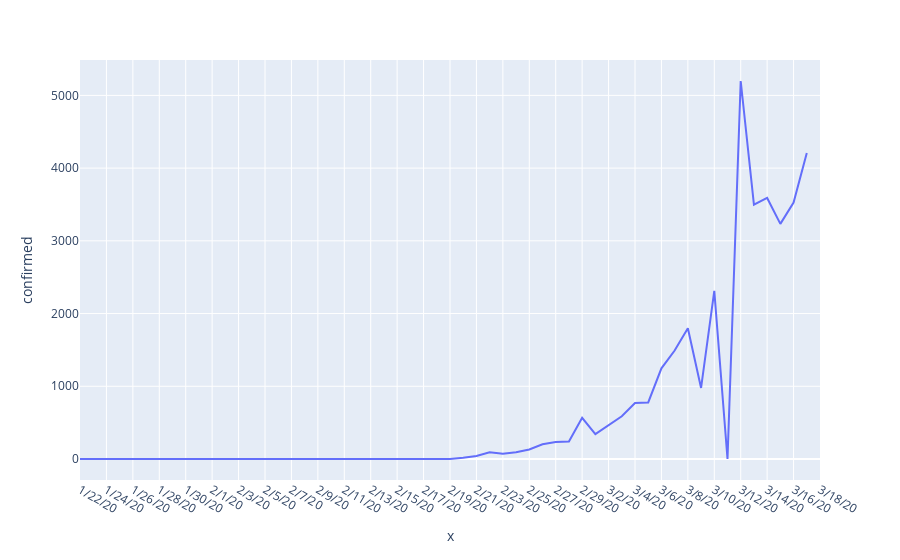

Here is the notebook cell this chart was saved with:
### Markdown cell above
Now the data is ready for plotting – the same way we did it above – with the difference that instead of teh absolute number of cases, we disply the increase, also in absolute numbers:

### Code cell
fig = px.line(delta, x=delta.index, y="confirmed")
fig.show()

### Figure 1 — Plotly figure (JSON) as saved in the notebook; plotly's stock layout.template omitted (floating-point values rounded to 4 significant figures)
{"data": [{"hoverlabel": {"namelength": 0}, "hovertemplate": "x=%{x}<br>confirmed=%{y}", "legendgroup": "", "line": {"color": "#636efa", "dash": "solid"}, "mode": "lines", "name": "", "showlegend": false, "type": "scatter", "x": ["1/22/20", "1/23/20", "1/24/20", "1/25/20", "1/26/20", "1/27/20", "1/28/20", "1/29/20", "1/30/20", "1/31/20", "2/1/20", "2/2/20", "2/3/20", "2/4/20", "2/5/20", "2/6/20", "2/7/20", "2/8/20", "2/9/20", "2/10/20", "2/11/20", "2/12/20", "2/13/20", "2/14/20", "2/15/20", "2/16/20", "2/17/20", "2/18/20", "2/19/20", "2/20/20", "2/21/20", "2/22/20", "2/23/20", "2/24/20", "2/25/20", "2/26/20", "2/27/20", "2/28/20", "2/29/20", "3/1/20", "3/2/20", "3/3/20", "3/4/20", "3/5/20", "3/6/20", "3/7/20", "3/8/20", "3/9/20", "3/10/20", "3/11/20", "3/12/20", "3/13/20", "3/14/20", "3/15/20", "3/16/20", "3/17/20", "3/18/20"], "xaxis": "x", "y": [0.0, 0.0, 0.0, 0.0, 0.0, 0.0, 0.0, 0.0, 2.0, 0.0, 0.0, 0.0, 0.0, 0.0, 0.0, 1.0, 0.0, 0.0, 0.0, 0.0, 0.0, 0.0, 0.0, 0.0, 0.0, 0.0, 0.0, 0.0, 0.0, 17.0, 42.0, 93.0, 74.0, 93.0, 131.0, 202.0, 233.0, 240.0, 566.0, 342.0, 466.0, 587.0, 769.0, 778.0, 1247.0, 1492.0, 1797.0, 977.0, 2313.0, 0.0, 5198.0, 3497.0, 3590.0, 3233.0, 3526.0, 4207.0, null], "yaxis": "y"}], "layout": {"legend": {"tracegroupgap": 0}, "margin": {"t": 60}, "xaxis": {"anchor": "y", "domain": [0.0, 1.0], "title": {"text": "x"}}, "yaxis": {"anchor": "x", "domain": [0.0, 1.0], "title": {"text": "confirmed"}}}}
